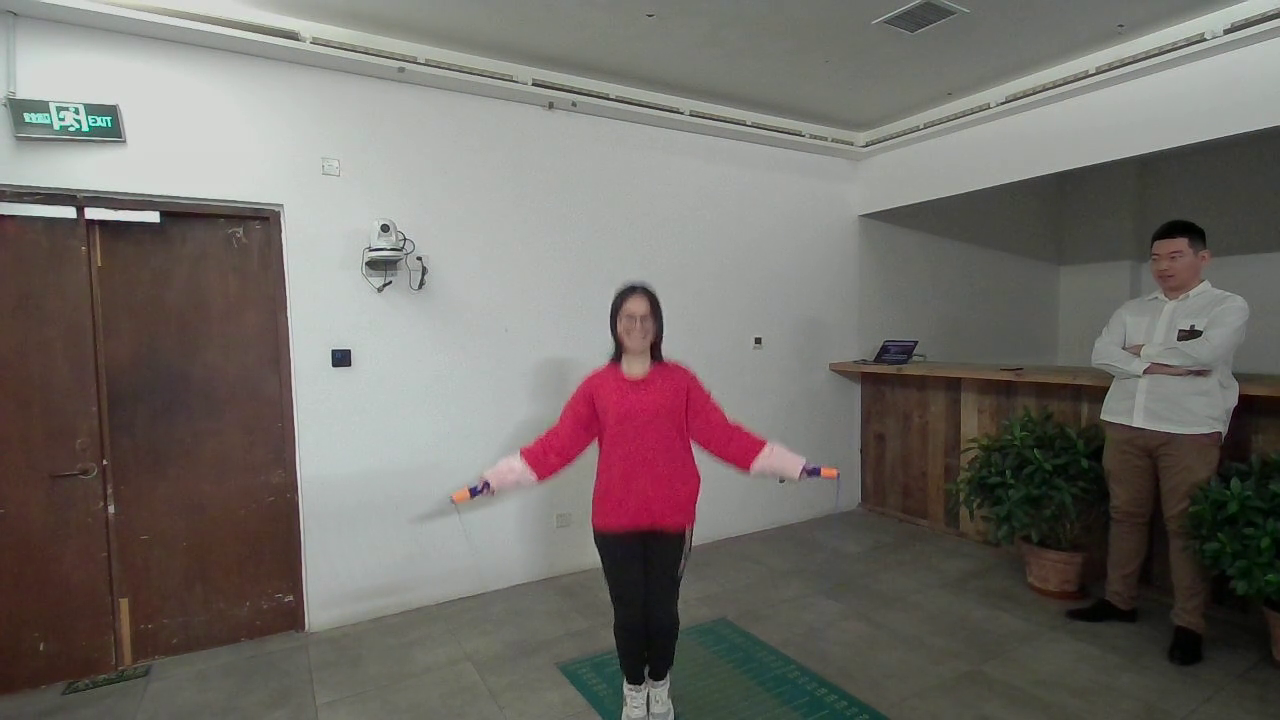
#> input picture frame 11 of area_extract/image/front_jeston_1.mp4, 1280 x 720 px
$ python absdiff_move_detect.py   (older library calls are emulated)
#> lines starting #> are read from the running program, lines starting #| are printed output that depends on the picture; after the words box and inside, x2 and y2 are one past the last pixel; in counts of white or black regions, pixels touching at a corner belong together
import cv2
import numpy as np
import pandas as pd
import imutils


def threh(video,save_video,thres1,area_threh):
#> called with video = 'image/front_jeston_1.mp4', save_video = 'test.mpt', thres1 = 25, area_threh = 100
    cam = cv2.VideoCapture(video)#打开一个视频
    input_fps = cam.get(cv2.CAP_PROP_FPS)
    ret_val, input_image = cam.read()
#> input_image is the input picture: shape (720, 1280, 3); mean B, G, R 105, 109.5, 114.4
    index=[]
    images=[]
    images.append(input_image)
    video_length = int(cam.get(cv2.CAP_PROP_FRAME_COUNT))
    input_image=cv2.resize(input_image,(512,512))
#> input_image: shape (512, 512, 3)
    ending_frame = video_length
    fourcc = cv2.VideoWriter_fourcc(*'mp4v')
    out = cv2.VideoWriter(save_video,fourcc, input_fps, (512, 512))
    gray_lwpCV = cv2.cvtColor(input_image, cv2.COLOR_BGR2GRAY)
    gray_lwpCV = cv2.GaussianBlur(gray_lwpCV, (21, 21), 0)
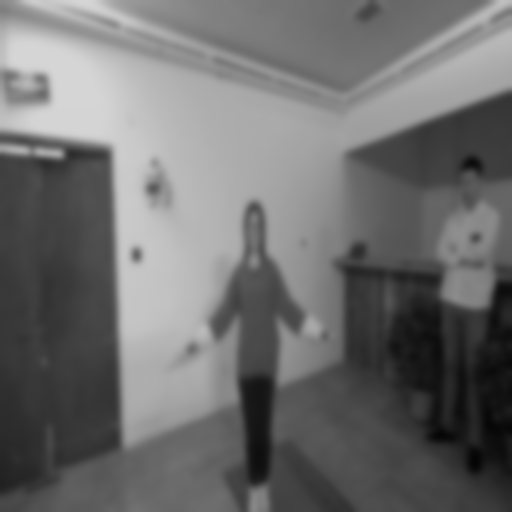
#> gray_lwpCV: shape (512, 512); min 4, max 213, mean 110.3
    background=gray_lwpCV

# es = cv2.getStructuringElement(cv2.MORPH_ELLIPSE, (9, 4))

    i = 0 # default is 0
    outt=[]
    while(cam.isOpened()) and ret_val == True and i <2999:
        ## if i % 2==1:
        ret_val, input_image = cam.read()
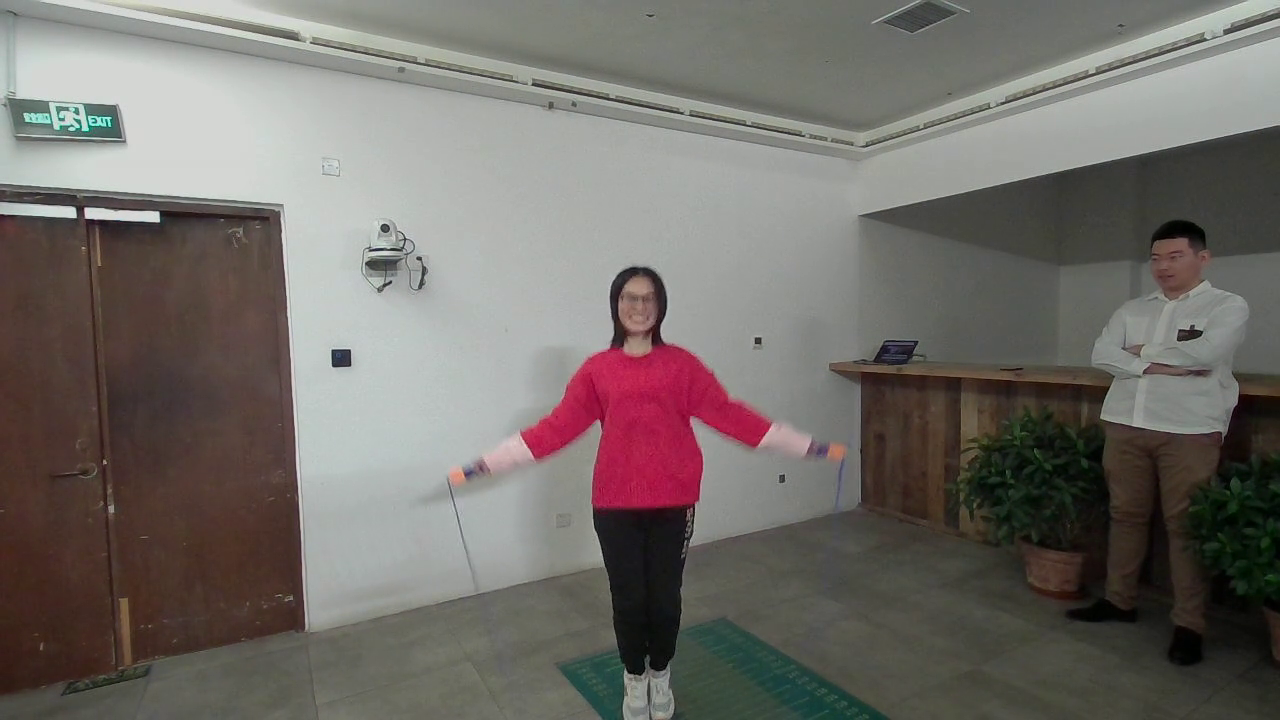
#> input picture frame 12 of area_extract/image/front_jeston_1.mp4, 1280 x 720 px
#> input_image is the input picture: shape (720, 1280, 3); mean B, G, R 104.6, 109.2, 114
        input_image = cv2.resize(input_image,(512,512))
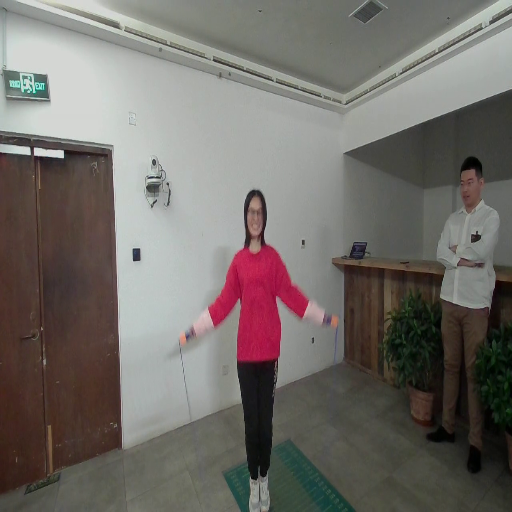
#> input_image: shape (512, 512, 3); mean B, G, R 104.5, 109.1, 113.9
        gray_lwpCV = cv2.cvtColor(input_image, cv2.COLOR_BGR2GRAY)
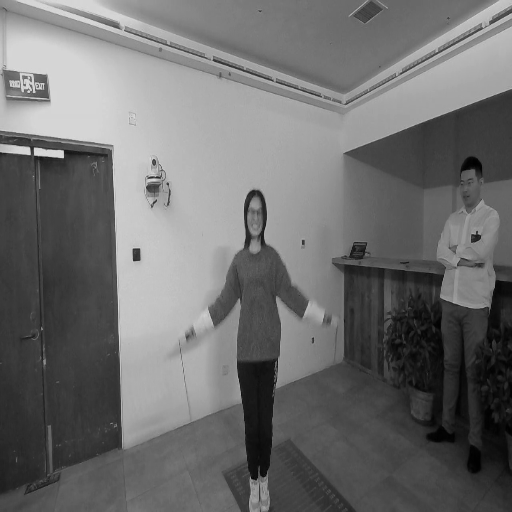
#> gray_lwpCV: shape (512, 512); min 0, max 223, mean 110
        gray_lwpCV = cv2.GaussianBlur(gray_lwpCV, (21, 21), 0)
        diff = cv2.absdiff(background, gray_lwpCV)
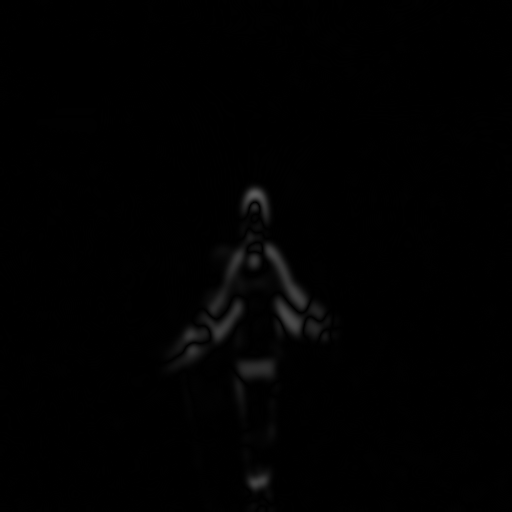
#> diff: shape (512, 512); min 0, max 91, mean 1.4
        outt.append(diff)
        #跟着图像变换背景
        tem_diff=diff.flatten()
        tem_ds=pd.Series(tem_diff)
        tem_per=1-len(tem_ds[tem_ds==0])/len(tem_ds)
#> tem_per = 0.292
        if (tem_per <0.2 )| (tem_per>0.75):
            background=gray_lwpCV
        else:
            diff = cv2.threshold(diff, thres1, 255, cv2.THRESH_BINARY)[1]
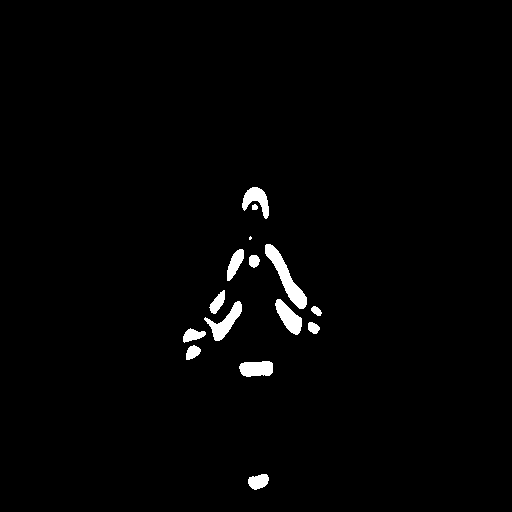
#> diff: shape (512, 512); 1.6% white; 15 white regions (1 under 20 px)
            ret, thresh = cv2.threshold(diff.copy(),150, 255, 0)
            cv2.imshow('hahah', thresh)
            cv2.waitKey(0)
            cnts = cv2.findContours(thresh, cv2.RETR_EXTERNAL,cv2.CHAIN_APPROX_SIMPLE)
#> cnts = 15 contours, 1 with area under 20; largest, box (x1, y1, x2, y2) and area: (265, 244, 307, 309) 772, (204, 301, 242, 341) 493, (275, 299, 302, 335) 464, (239, 361, 273, 377) 414, (242, 187, 269, 219) 390
            contours = cnts[0] if imutils.is_cv2() else cnts[1]
#> contours has the same summary as cnts
        #     contours, hierarchy = cv2.findContours(diff.copy(), cv2.RETR_EXTERNAL, cv2.CHAIN_APPROX_SIMPLE)
            for c in contours:
                if (cv2.contourArea(c) < area_threh) | (cv2.contourArea(c) >int(512*512*0.3) ) :      # 对于矩形区域，只显示大于给定阈值的轮廓（去除微小的变化等噪点）
                    continue
                (x, y, w, h) = cv2.boundingRect(c) # 该函数计算矩形的边界框
                cv2.rectangle(input_image, (x, y), (x+w, y+h), (0, 255, 0), 2)
                index.append(i)
#> this loop made 15 passes
#> (x, y, w, h) on passes 1, 2, 3, 4, 7, 8, 9, 11, 12, 15: (248, 474, 21, 16), (239, 361, 34, 16), (186, 345, 15, 15), (183, 328, 23, 15), (204, 301, 38, 40), (275, 299, 27, 36), (209, 290, 16, 24), (227, 249, 17, 32), (265, 244, 42, 65), (242, 187, 27, 32)
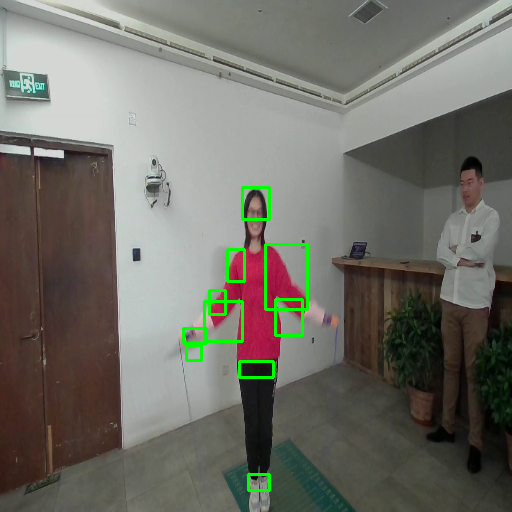
#> input_image: shape (512, 512, 3); 1.21% of pixels changed, all inside (x1, y1, x2, y2) = (182, 186, 309, 492)
#> after the loop, index = [0, 0, 0, 0, 0, 0, 0, 0, 0, 0]
        #     cv2.imshow('contours', input_image)
        #     cv2.imshow('dis', diff)
        out.write(input_image)
        images.append(input_image)
        i = i+1
    out.release()
    cam.release()
    return outt,index,images

# 调取函数
outt = threh('image/front_jeston_1.mp4','test.mpt',25,100)


'''
————————————————
版权声明：本文为CSDN博主「Chenyj0109」的原创文章，遵循 CC 4.0 BY-SA 版权协议，转载请附上原文出处链接及本声明。
原文链接：https://blog.csdn.net/christina0109/article/details/94619058
'''
